Frame 1 (no input): blank canvas, image omitted
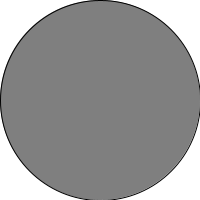
Frame 60 (the mouse pressed at the canvas centre just before this capture)
Frame 120 (the mouse held since frame 60 and released just before this capture): blank canvas, image omitted

The Processing sketch that drew this single still picture (run headless with seeded random() and noise(); from frame 60 on, the mouse is pressed at the canvas centre):

// Processing sketch: exo044
// ── exo044.pde
int cercleX = 0;
int cercleY = 0;

void setup() {
  size(200, 200);
}

void draw() {
  background(255);
  fill(127);
  ellipse(width/2, height/2, cercleX, cercleY);

  // on incrémente cercleX
    cercleX = abs(mouseX-width/2)*2;
    cercleY = abs(mouseY-width/2)*2;
}
